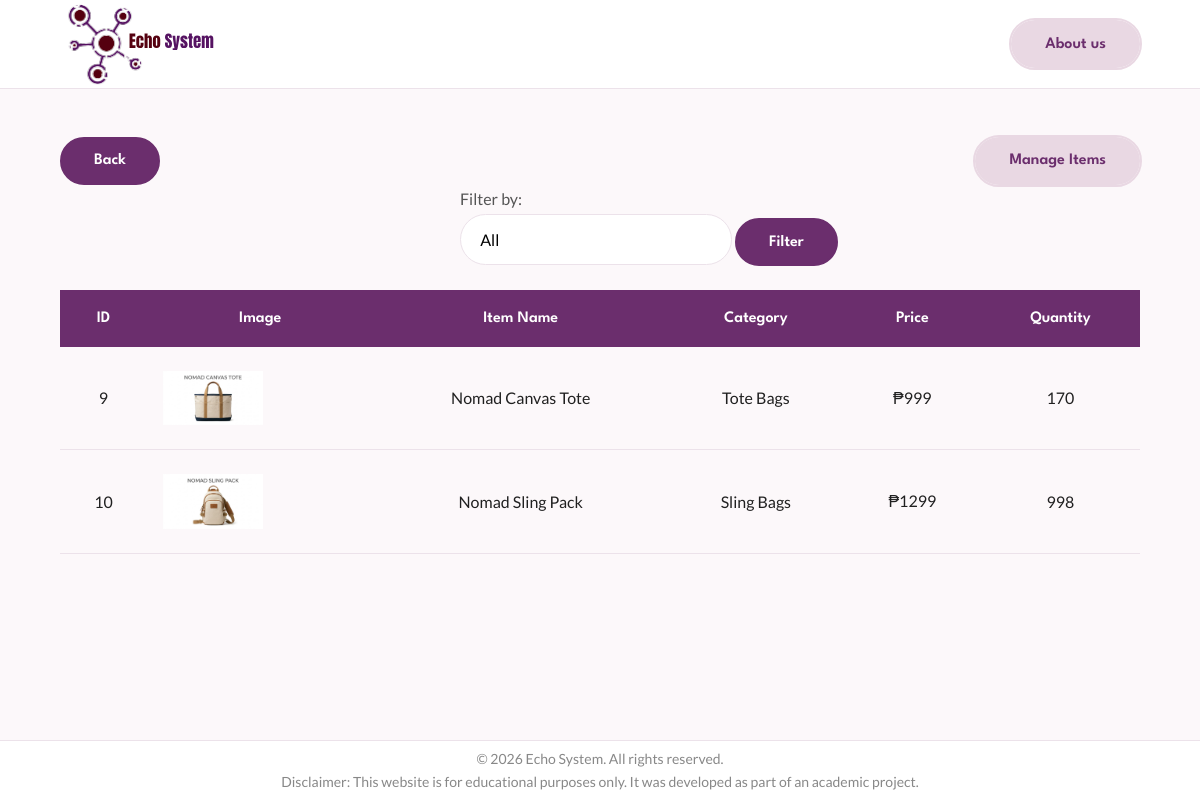
The app's page /adminItems.php (signed in) with its own data.
### tables this page shows
CREATE TABLE `items` (
  `item_id` int(11) NOT NULL,
  `item_name` varchar(50) NOT NULL,
  `category` varchar(25) NOT NULL,
  `price` int(10) NOT NULL,
  `quantity` int(10) NOT NULL
);

### adminItems.php (the view, shortened to what this page needs)
<?php
require('db(be).php');
require ('header.php');
$filterType = isset($_POST['selectType']) ? $_POST['selectType'] : 'All';
$extensions = ['jpg', 'jpeg', 'png', 'gif'];
?>
    <div class="container">
        <div style="display:flex;justify-content: space-between; margin-top:3rem;">
            <a href="adminHome.php" class="btn btn-primary">
                Back
            </a>
            <a href="manage_items.php" class="btn btn-secondary">
                Manage Items
            </a>
        </div>
        <p style="margin-left:25rem;">Filter by:</p>
        <form action="items.php" method="POST" style="margin-left:25rem;">
           <select name="selectType">
                <option value="All" <?php echo ($filterType === 'All') ? 'selected' : ''; ?>>All</option>
           </select>
           <button type="submit" class="btn btn-primary">Filter</button>
        </form>
        <table style="margin-top: 1.5rem;">
           <thead>
               <tr>
                   <th>ID</th>
                   <th>Image</th>
                   <th>Item Name</th>
                   <th>Category</th>
                   <th>Price</th>
                   <th>Quantity</th>
               </tr>
           </thead>
           <tbody>
               <?php
               $sql = "SELECT * FROM items";
               $result = mysqli_query($conn, $sql);
               while ($row = mysqli_fetch_assoc($result)){
                   echo "<tr>";
                   echo "<td>" . htmlspecialchars($row['item_id']) . "</td>";
                   foreach($extensions as $ext) {
                        if(file_exists("admin/uploads/" . $row['item_id'] . "." . $ext)) {
                            echo "<td><img src='admin/uploads/" . htmlspecialchars($row['item_id']) . "." . $ext . "' style='width:100px; height:auto;'></td>";
                            break;
                        }
                    }
                   echo "<td>" . htmlspecialchars($row['item_name']) . "</td>";
                   echo "<td>" . htmlspecialchars($row['category']) . "</td>";
                   echo "<td>" . "₱".htmlspecialchars($row['price']). "</td>";
                   echo "<td>" . htmlspecialchars($row['quantity']) . "</td>";
                   echo "</tr>";
               }
               ?>
           </tbody>
        </table>
    </div>
<?php require 'footer.php';?>

### header.php (shortened to what this page needs)
<!DOCTYPE html>
<html lang="en">
<head>
    <link rel="stylesheet" href="css/style.css">
</head>
<body>
    <header class="header">
        <div class="container">
            <nav class="navbar">
                <a href="index.php" class="nav__logo">
                    <img src="assets/echo-logo.svg" alt="Echo System Logo" class="nav__logo-img">
                </a>
                <a href="aboutus.php" class="btn btn-secondary">
                            About us
                </a>
            </nav>
        </div>
    </header>
    <main>

### footer.php
</main>
<footer class="footer">
        <div class="container">
            <p>
                © 2026 Echo System. All rights reserved.
            </p>
            <p>
                Disclaimer:
                This website is for educational purposes only.
                It was developed as part of an academic project.
            </p>
        </div>
    </footer>
</body>
</html>

### css/style.css (style rules this page uses)
:root { --primary-color:#6B2E6D; --primary-color-alt:#532455; --secondary-color:#E9D8E3; --secondary-color-alt:#D6C0D1; --accent-color:#8B2332; --title-color:#202020; --text-color:#555555; --text-light:#888888; --body-color:#FCF8FA; --container-color:#FFFFFF; --border-color:#ECE2EA; --body-font:'Lato', sans-serif; --heading-font:'League Spartan', sans-serif; --big-font:clamp(3rem,6vw,5rem); --h1-font:clamp(2.5rem,5vw,3.5rem); --h2-font:2.3rem; --h3-font:1.5rem; --normal-font:1rem; --small-font:.875rem; --weight-400:400; --weight-500:500; --weight-600:600; --weight-700:700; --radius-sm:8px; --radius-md:15px; --radius-lg:50px; --shadow:0 15px 35px rgba(0,0,0,.08); --transition:.35s ease; }
* { margin:0; padding:0; box-sizing:border-box; }
html { scroll-behavior:smooth; }
body { font-family:var(--body-font); background:var(--body-color); color:var(--text-color); min-height:100vh; display:flex; flex-direction:column; overflow-x:hidden; }
img { display:block; max-width:100%; height:auto; }
a { text-decoration:none; color:inherit; }
button, input { border:none; outline:none; font-family:inherit; }
p { line-height:1.8; }
.container { width: 90%; max-width: 1200px; margin: 0 auto; }
main { flex:1; }
.header { width:100%; background:var(--container-color); border-bottom:1px solid var(--border-color); position:sticky; top:0; left:0; z-index:1000; }
.navbar { height:5.5rem; display:flex; align-items:center; justify-content:space-between; }
.nav__logo-img { width:10rem; height:auto; object-fit:contain; transition:var(--transition); }
.btn { display:inline-flex; justify-content:center; align-items:center; padding:.9rem 2rem; border-radius:50px; cursor:pointer; font-family:var(--heading-font); font-size:1rem; font-weight:600; transition:var(--transition); }
.btn-primary { background:var(--primary-color); color:#fff; border:2px solid var(--primary-color); }
.btn-secondary { background:var(--secondary-color); color:var(--primary-color); border:2px solid var(--secondary-color); outline:2px solid var(--secondary-color); }
.footer { width:100%; background:var(--container-color); border-top:1px solid var(--border-color); height:60px; display:flex; justify-content:center; align-items:center; }
.footer p { text-align:center; font-size:.875rem; color:var(--text-light); line-height:1.6; }
select { width:40%; padding:1rem 3rem 1rem 1.2rem; background:var(--container-color); border:1px solid var(--border-color); border-radius:var(--radius-lg); font-family:var(--body-font); font-size:var(--normal-font); cursor:pointer; appearance:none; background-repeat:no-repeat; background-position:right 1.2rem center; transition:var(--transition); }
table { width:100%; border-collapse:collapse; }
thead { background:var(--primary-color); }
thead th { color:#fff; font-family:var(--heading-font); font-weight:var(--weight-600); font-size:1rem; text-align:center; padding:1.3rem 1rem; }
tbody td { padding:1.5rem 1rem; font-size:var(--normal-font); color:var(--title-color); text-align:center; border-bottom:1px solid var(--border-color); }

### records on screen
items: item_id "9", shows a picture, item_name "Nomad Canvas Tote", category "Tote Bags", price "999", quantity "170"
items: item_id "10", shows a picture, item_name "Nomad Sling Pack", category "Sling Bags", price "1299", quantity "998"
